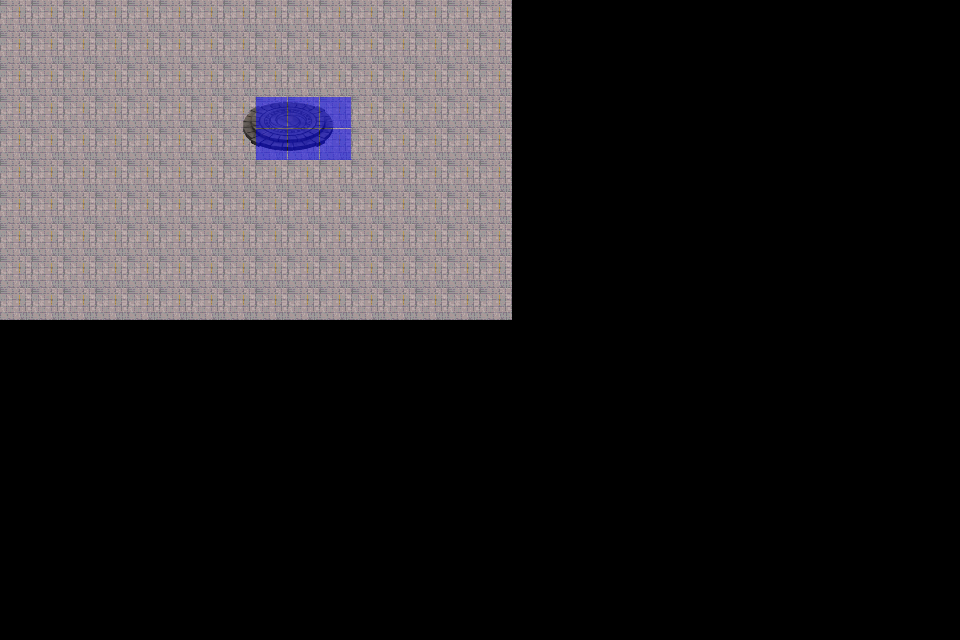

Below is a game level as drawn by its tile map, then a one-line description and the .tmx file that defines it, in full:
An orthogonal 30x20 tile map with 32x32 px tiles, 4 tile layers (background, fringe, object, collision), 3 tilesets and 2 objects (2x event).

<map version="1.10" tiledversion="1.10.1" orientation="orthogonal" renderorder="right-down" width="30" height="20" tilewidth="32" tileheight="32" infinite="0" nextlayerid="6" nextobjectid="3">
 <editorsettings>
  <export target="../../mods/hero_geos/maps/seafoodmarket.tm" format="flare" />
 </editorsettings>
 <properties>
  <property name="hero_pos" value="1,1" />
  <property name="tileset" value="tilesetdefs/seafoodmarket.txt" />
  <property name="title" value="huanan seafood market" />
 </properties>
 <tileset firstgid="1" source="map1.tsx" />
 <tileset firstgid="11" source="teleport128.tsx" />
 <tileset firstgid="16" source="tiled_collision.tsx" />
 <layer id="1" name="background" width="30" height="20">
  <data encoding="csv">
4,4,4,4,4,4,4,4,4,4,4,4,4,4,4,4,0,0,0,0,0,0,0,0,0,0,0,0,0,0,
4,4,4,4,4,4,4,4,4,4,4,4,4,4,4,4,0,0,0,0,0,0,0,0,0,0,0,0,0,0,
4,4,4,4,4,4,4,4,4,4,4,4,4,4,4,4,0,0,0,0,0,0,0,0,0,0,0,0,0,0,
4,4,4,4,4,4,4,4,4,4,4,4,4,4,4,4,0,0,0,0,0,0,0,0,0,0,0,0,0,0,
4,4,4,4,4,4,4,4,4,4,4,4,4,4,4,4,0,0,0,0,0,0,0,0,0,0,0,0,0,0,
4,4,4,4,4,4,4,4,4,4,4,4,4,4,4,4,0,0,0,0,0,0,0,0,0,0,0,0,0,0,
4,4,4,4,4,4,4,4,4,4,4,4,4,4,4,4,0,0,0,0,0,0,0,0,0,0,0,0,0,0,
4,4,4,4,4,4,4,4,4,4,4,4,4,4,4,4,0,0,0,0,0,0,0,0,0,0,0,0,0,0,
4,4,4,4,4,4,4,4,4,4,4,4,4,4,4,4,0,0,0,0,0,0,0,0,0,0,0,0,0,0,
4,4,4,4,4,4,4,4,4,4,4,4,4,4,4,4,0,0,0,0,0,0,0,0,0,0,0,0,0,0,
0,0,0,0,0,0,0,0,0,0,0,0,0,0,0,0,0,0,0,0,0,0,0,0,0,0,0,0,0,0,
0,0,0,0,0,0,0,0,0,0,0,0,0,0,0,0,0,0,0,0,0,0,0,0,0,0,0,0,0,0,
0,0,0,0,0,0,0,0,0,0,0,0,0,0,0,0,0,0,0,0,0,0,0,0,0,0,0,0,0,0,
0,0,0,0,0,0,0,0,0,0,0,0,0,0,0,0,0,0,0,0,0,0,0,0,0,0,0,0,0,0,
0,0,0,0,0,0,0,0,0,0,0,0,0,0,0,0,0,0,0,0,0,0,0,0,0,0,0,0,0,0,
0,0,0,0,0,0,0,0,0,0,0,0,0,0,0,0,0,0,0,0,0,0,0,0,0,0,0,0,0,0,
0,0,0,0,0,0,0,0,0,0,0,0,0,0,0,0,0,0,0,0,0,0,0,0,0,0,0,0,0,0,
0,0,0,0,0,0,0,0,0,0,0,0,0,0,0,0,0,0,0,0,0,0,0,0,0,0,0,0,0,0,
0,0,0,0,0,0,0,0,0,0,0,0,0,0,0,0,0,0,0,0,0,0,0,0,0,0,0,0,0,0,
0,0,0,0,0,0,0,0,0,0,0,0,0,0,0,0,0,0,0,0,0,0,0,0,0,0,0,0,0,0
</data>
 </layer>
 <layer id="2" name="fringe" width="30" height="20">
  <data encoding="csv">
0,0,0,0,0,0,0,0,0,0,0,0,0,0,0,0,0,0,0,0,0,0,0,0,0,0,0,0,0,0,
0,0,0,0,0,0,0,0,0,0,0,0,0,0,0,0,0,0,0,0,0,0,0,0,0,0,0,0,0,0,
0,0,0,0,0,0,0,0,0,0,0,0,0,0,0,0,0,0,0,0,0,0,0,0,0,0,0,0,0,0,
0,0,0,0,0,0,0,0,0,0,0,0,0,0,0,0,0,0,0,0,0,0,0,0,0,0,0,0,0,0,
0,0,0,0,0,0,0,0,0,0,0,0,0,0,0,0,0,0,0,0,0,0,0,0,0,0,0,0,0,0,
0,0,0,0,0,0,0,0,0,0,0,0,0,0,0,0,0,0,0,0,0,0,0,0,0,0,0,0,0,0,
0,0,0,0,0,0,0,0,0,0,0,0,0,0,0,0,0,0,0,0,0,0,0,0,0,0,0,0,0,0,
0,0,0,0,0,0,0,0,0,0,0,0,0,0,0,0,0,0,0,0,0,0,0,0,0,0,0,0,0,0,
0,0,0,0,0,0,0,0,0,0,0,0,0,0,0,0,0,0,0,0,0,0,0,0,0,0,0,0,0,0,
0,0,0,0,0,0,0,0,0,0,0,0,0,0,0,0,0,0,0,0,0,0,0,0,0,0,0,0,0,0,
0,0,0,0,0,0,0,0,0,0,0,0,0,0,0,0,0,0,0,0,0,0,0,0,0,0,0,0,0,0,
0,0,0,0,0,0,0,0,0,0,0,0,0,0,0,0,0,0,0,0,0,0,0,0,0,0,0,0,0,0,
0,0,0,0,0,0,0,0,0,0,0,0,0,0,0,0,0,0,0,0,0,0,0,0,0,0,0,0,0,0,
0,0,0,0,0,0,0,0,0,0,0,0,0,0,0,0,0,0,0,0,0,0,0,0,0,0,0,0,0,0,
0,0,0,0,0,0,0,0,0,0,0,0,0,0,0,0,0,0,0,0,0,0,0,0,0,0,0,0,0,0,
0,0,0,0,0,0,0,0,0,0,0,0,0,0,0,0,0,0,0,0,0,0,0,0,0,0,0,0,0,0,
0,0,0,0,0,0,0,0,0,0,0,0,0,0,0,0,0,0,0,0,0,0,0,0,0,0,0,0,0,0,
0,0,0,0,0,0,0,0,0,0,0,0,0,0,0,0,0,0,0,0,0,0,0,0,0,0,0,0,0,0,
0,0,0,0,0,0,0,0,0,0,0,0,0,0,0,0,0,0,0,0,0,0,0,0,0,0,0,0,0,0,
0,0,0,0,0,0,0,0,0,0,0,0,0,0,0,0,0,0,0,0,0,0,0,0,0,0,0,0,0,0
</data>
 </layer>
 <layer id="4" name="object" width="30" height="20">
  <data encoding="csv">
0,0,0,0,0,0,0,0,0,0,0,0,0,0,0,0,0,0,0,0,0,0,0,0,0,0,0,0,0,0,
0,0,0,0,0,0,0,0,0,0,0,0,0,0,0,0,0,0,0,0,0,0,0,0,0,0,0,0,0,0,
0,0,0,0,0,0,0,0,0,0,0,0,0,0,0,0,0,0,0,0,0,0,0,0,0,0,0,0,0,0,
0,0,0,0,0,0,0,0,0,0,0,0,0,0,0,0,0,0,0,0,0,0,0,0,0,0,0,0,0,0,
0,0,0,0,0,0,0,11,0,0,0,0,0,0,0,0,0,0,0,0,0,0,0,0,0,0,0,0,0,0,
0,0,0,0,0,0,0,0,0,0,0,0,0,0,0,0,0,0,0,0,0,0,0,0,0,0,0,0,0,0,
0,0,0,0,0,0,0,0,0,0,0,0,0,0,0,0,0,0,0,0,0,0,0,0,0,0,0,0,0,0,
0,0,0,0,0,0,0,0,0,0,0,0,0,0,0,0,0,0,0,0,0,0,0,0,0,0,0,0,0,0,
0,0,0,0,0,0,0,0,0,0,0,0,0,0,0,0,0,0,0,0,0,0,0,0,0,0,0,0,0,0,
0,0,0,0,0,0,0,0,0,0,0,0,0,0,0,0,0,0,0,0,0,0,0,0,0,0,0,0,0,0,
0,0,0,0,0,0,0,0,0,0,0,0,0,0,0,0,0,0,0,0,0,0,0,0,0,0,0,0,0,0,
0,0,0,0,0,0,0,0,0,0,0,0,0,0,0,0,0,0,0,0,0,0,0,0,0,0,0,0,0,0,
0,0,0,0,0,0,0,0,0,0,0,0,0,0,0,0,0,0,0,0,0,0,0,0,0,0,0,0,0,0,
0,0,0,0,0,0,0,0,0,0,0,0,0,0,0,0,0,0,0,0,0,0,0,0,0,0,0,0,0,0,
0,0,0,0,0,0,0,0,0,0,0,0,0,0,0,0,0,0,0,0,0,0,0,0,0,0,0,0,0,0,
0,0,0,0,0,0,0,0,0,0,0,0,0,0,0,0,0,0,0,0,0,0,0,0,0,0,0,0,0,0,
0,0,0,0,0,0,0,0,0,0,0,0,0,0,0,0,0,0,0,0,0,0,0,0,0,0,0,0,0,0,
0,0,0,0,0,0,0,0,0,0,0,0,0,0,0,0,0,0,0,0,0,0,0,0,0,0,0,0,0,0,
0,0,0,0,0,0,0,0,0,0,0,0,0,0,0,0,0,0,0,0,0,0,0,0,0,0,0,0,0,0,
0,0,0,0,0,0,0,0,0,0,0,0,0,0,0,0,0,0,0,0,0,0,0,0,0,0,0,0,0,0
</data>
 </layer>
 <layer id="5" name="collision" width="30" height="20">
  <data encoding="csv">
0,0,0,0,0,0,0,0,0,0,0,0,0,0,0,0,0,0,0,0,0,0,0,0,0,0,0,0,0,0,
0,0,0,0,0,0,0,0,0,0,0,0,0,0,0,0,0,0,0,0,0,0,0,0,0,0,0,0,0,0,
0,0,0,0,0,0,0,0,0,0,0,0,0,0,0,0,0,0,0,0,0,0,0,0,0,0,0,0,0,0,
0,0,0,0,0,0,0,0,18,18,18,0,0,0,0,0,0,0,0,0,0,0,0,0,0,0,0,0,0,0,
0,0,0,0,0,0,0,0,18,18,18,0,0,0,0,0,0,0,0,0,0,0,0,0,0,0,0,0,0,0,
0,0,0,0,0,0,0,0,0,0,0,0,0,0,0,0,0,0,0,0,0,0,0,0,0,0,0,0,0,0,
0,0,0,0,0,0,0,0,0,0,0,0,0,0,0,0,0,0,0,0,0,0,0,0,0,0,0,0,0,0,
0,0,0,0,0,0,0,0,0,0,0,0,0,0,0,0,0,0,0,0,0,0,0,0,0,0,0,0,0,0,
0,0,0,0,0,0,0,0,0,0,0,0,0,0,0,0,0,0,0,0,0,0,0,0,0,0,0,0,0,0,
0,0,0,0,0,0,0,0,0,0,0,0,0,0,0,0,0,0,0,0,0,0,0,0,0,0,0,0,0,0,
0,0,0,0,0,0,0,0,0,0,0,0,0,0,0,0,0,0,0,0,0,0,0,0,0,0,0,0,0,0,
0,0,0,0,0,0,0,0,0,0,0,0,0,0,0,0,0,0,0,0,0,0,0,0,0,0,0,0,0,0,
0,0,0,0,0,0,0,0,0,0,0,0,0,0,0,0,0,0,0,0,0,0,0,0,0,0,0,0,0,0,
0,0,0,0,0,0,0,0,0,0,0,0,0,0,0,0,0,0,0,0,0,0,0,0,0,0,0,0,0,0,
0,0,0,0,0,0,0,0,0,0,0,0,0,0,0,0,0,0,0,0,0,0,0,0,0,0,0,0,0,0,
0,0,0,0,0,0,0,0,0,0,0,0,0,0,0,0,0,0,0,0,0,0,0,0,0,0,0,0,0,0,
0,0,0,0,0,0,0,0,0,0,0,0,0,0,0,0,0,0,0,0,0,0,0,0,0,0,0,0,0,0,
0,0,0,0,0,0,0,0,0,0,0,0,0,0,0,0,0,0,0,0,0,0,0,0,0,0,0,0,0,0,
0,0,0,0,0,0,0,0,0,0,0,0,0,0,0,0,0,0,0,0,0,0,0,0,0,0,0,0,0,0,
0,0,0,0,0,0,0,0,0,0,0,0,0,0,0,0,0,0,0,0,0,0,0,0,0,0,0,0,0,0
</data>
 </layer>
 <objectgroup id="3" name="event">
  <object id="1" name="to city" type="event" x="240" y="96" width="94" height="67">
   <properties>
    <property name="activate" value="on_trigger" />
    <property name="intermap" value="maps/city.txt" />
    <property name="set_status" value="ge_light" />
   </properties>
  </object>
  <object id="2" name="onload" type="event" x="339" y="4" width="62" height="43">
   <properties>
    <property name="activate" value="on_load" />
    <property name="hotspot" value="7,4" />
    <property name="mapmod" value="object,7,4,12" />
    <property name="repeat" value="false" />
    <property name="requires_status" value="ge_light" />
   </properties>
  </object>
 </objectgroup>
</map>
